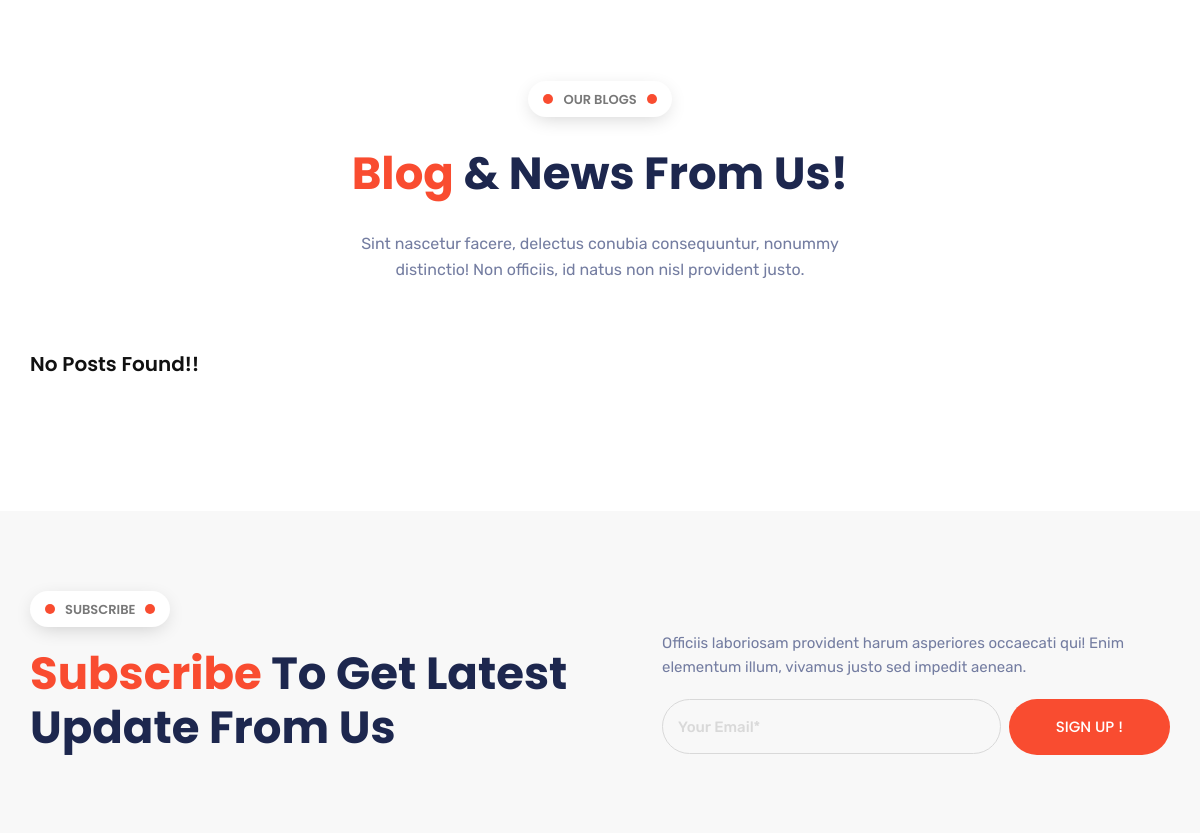
The app's page / (middle part), older data.
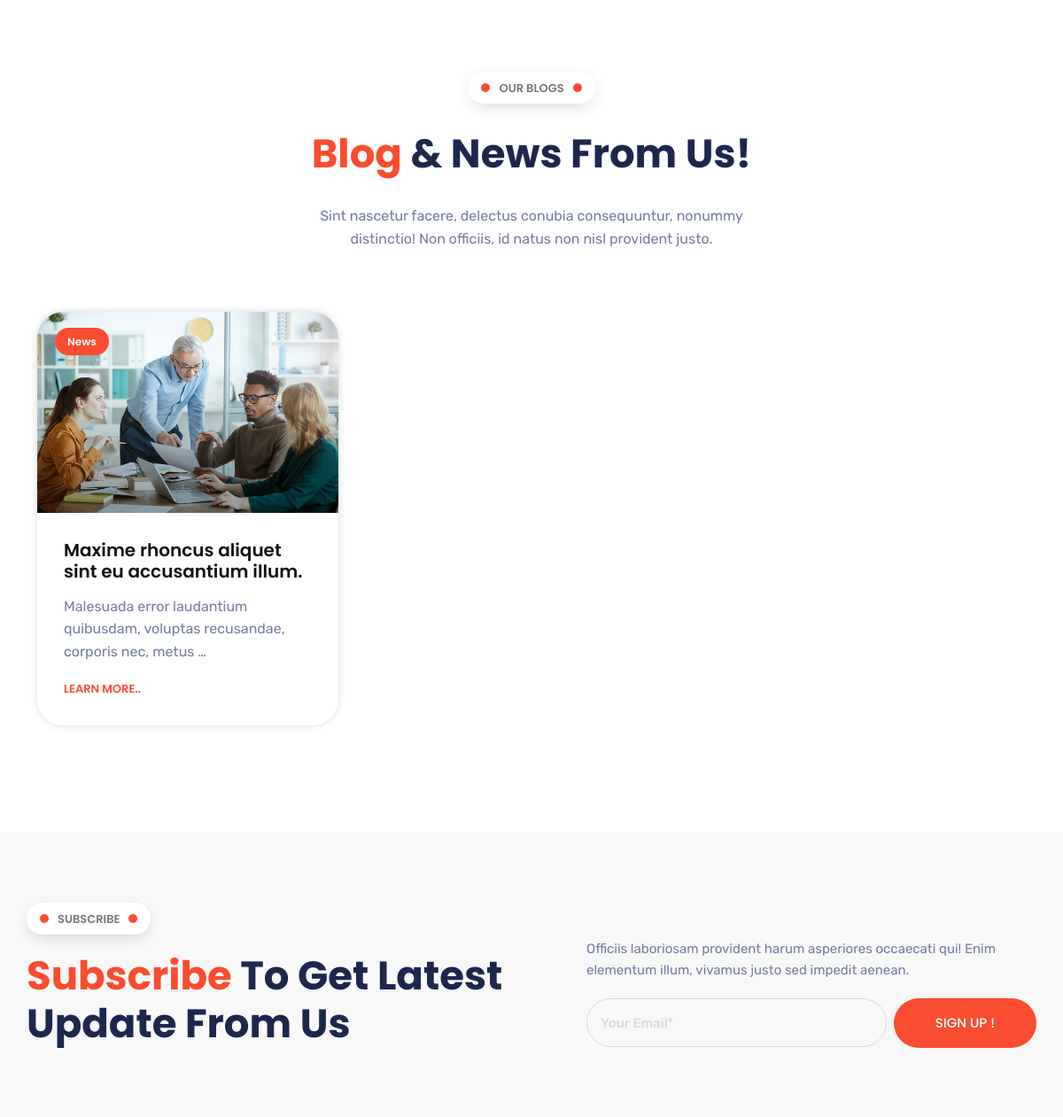
The same page, newer data.
### blog/models.py (models this page shows, shortened)
class Post(models.Model):
    title = models.CharField(max_length=255)
    slug = models.CharField(max_length=255, unique=True)
    category = models.ForeignKey(Category, on_delete=models.CASCADE)
    short_description = models.TextField(max_length=255)
    description = RichTextUploadingField()
    thumbnail = models.ImageField(upload_to='images/blog/')
    image = models.ImageField(upload_to='images/blog/')
    tags = models.ManyToManyField(Tag)
    created_at = models.DateTimeField(auto_now_add=True, null=True)
    updated_at = models.DateTimeField(auto_now=True, null=True)

class Category(models.Model):
    title = models.CharField(max_length=255)
    slug = models.CharField(max_length=255, unique=True)
    def __str__(self):
        return self.title

### frontend/views/home.py (the view)
# urls.py: path('', home.index, name='index'),
def index(request):
    try:
        banner = Banner.objects.latest('id')
    except:
        banner = ''
    try:
        service_section = ServiceSection.objects.latest('id')
    except:
        service_section = ''
    try:
        about_section = AboutSection.objects.latest('id')
    except:
        about_section = ''
    try:
        goal_section = GoalSection.objects.latest('id')
    except:
        goal_section = ''
    try:
        portfolio_section = PortfolioSection.objects.latest('id')
    except:
        portfolio_section = ''
    try:
        testimonial_section = TestimonialSection.objects.latest('id')
    except:
        testimonial_section = ''
    services = Service.objects.order_by('id')[:4]
    teams = TeamMember.objects.order_by('id')[:4]
    projects = Portfolio.objects.order_by('id')[:6]
    testimonials = Testimonial.objects.order_by('id')[:3]
    posts = Post.objects.order_by('id')[:3]
    context = {
        'title': 'Home',
        'banner': banner,
        'service_section': service_section,
        'services': services,
        'about_section': about_section,
        'goal_section': goal_section,
        'portfolio_section': portfolio_section,
        'projects': projects,
        'teams': teams,
        'testimonials': testimonials,
        'testimonial_section': testimonial_section,
        'posts': posts
    }
    return render(request, 'home/index.html', context)

### portfolio/models.py (called while the page is built)
    def __str__(self) -> str:
        return self.name

### frontend/templates/home/index.html (shortened to what the changed rows need)
{% extends 'base.html' %}
{% load static %}
{% block content %}
<section class="blog-section">
    <div class="container">
        <div class="row">
            <div class="col-xl-8 offset-xl-2 col-lg-12">
                <div class="section-head text-center">
                    <h2 class="section-title">
                        <span class="title-highlight">Blog </span>
                        & News From Us!
                    </h2>
                </div>
            </div>
        </div>
        <div class="blog-inner">
            <div class="row d-flex justify-content-center justify-content-xl-start">
                {% for post in posts %}
                <div class="col-md-6 col-lg-4 pe-sm-4 ps-sm-4 pe-3 ps-3">
                    <article class="post">
                        <figure class="feature-image">
                            <a href="single-blog.html">
                                <img src="{{ HTTP_HOST }}/media/{{ post.thumbnail }}" alt="">
                            </a>
                            <span class="cat-meta">
                                <a href="{% url 'blog.show' post.slug %}">{{ post.category }}</a>
                            </span>
                        </figure>
                        <div class="entry-content">
                            <h4>
                                <a href="{% url 'blog.show' post.slug %}">{{ post.title }}</a>
                            </h4>
                            <p>
                                {{ post.short_description | truncatechars:80 }}
                            </p>
                            <div class="readmore-btn">
                                <a href="single-blog.html">LEARN MORE..</a>
                            </div>
                        </div>
                    </article>
                </div>
                {% empty %}
                <div class="col-md-12">
                    <h4>No Posts Found!!</h4>
                </div>
                {% endfor %}
            </div>
        </div>
    </div>
</section>
<section class="subscribe-section">
    <div class="container">
        <div class="row">
            <div class="col-lg-6 col-md-12">
                <div class="subscribe-section-head">
                    <h2 class="section-title">
                        <span class="title-highlight">Subscribe </span>
                        To Get Latest Update From Us
                    </h2>
                </div>
            </div>
        </div>
    </div>
</section>
{% endblock %}

Row changes from the older to the newer data that the page shows:
added Post: thumbnail (picture), category "News", title "Maxime rhoncus aliquet sint eu accusantium illum.", short_description "Malesuada error laudantium quibusdam, voluptas recusandae, corporis nec, metus …"
Text that changed along with them:
text no longer shown: "No Posts Found!!"
